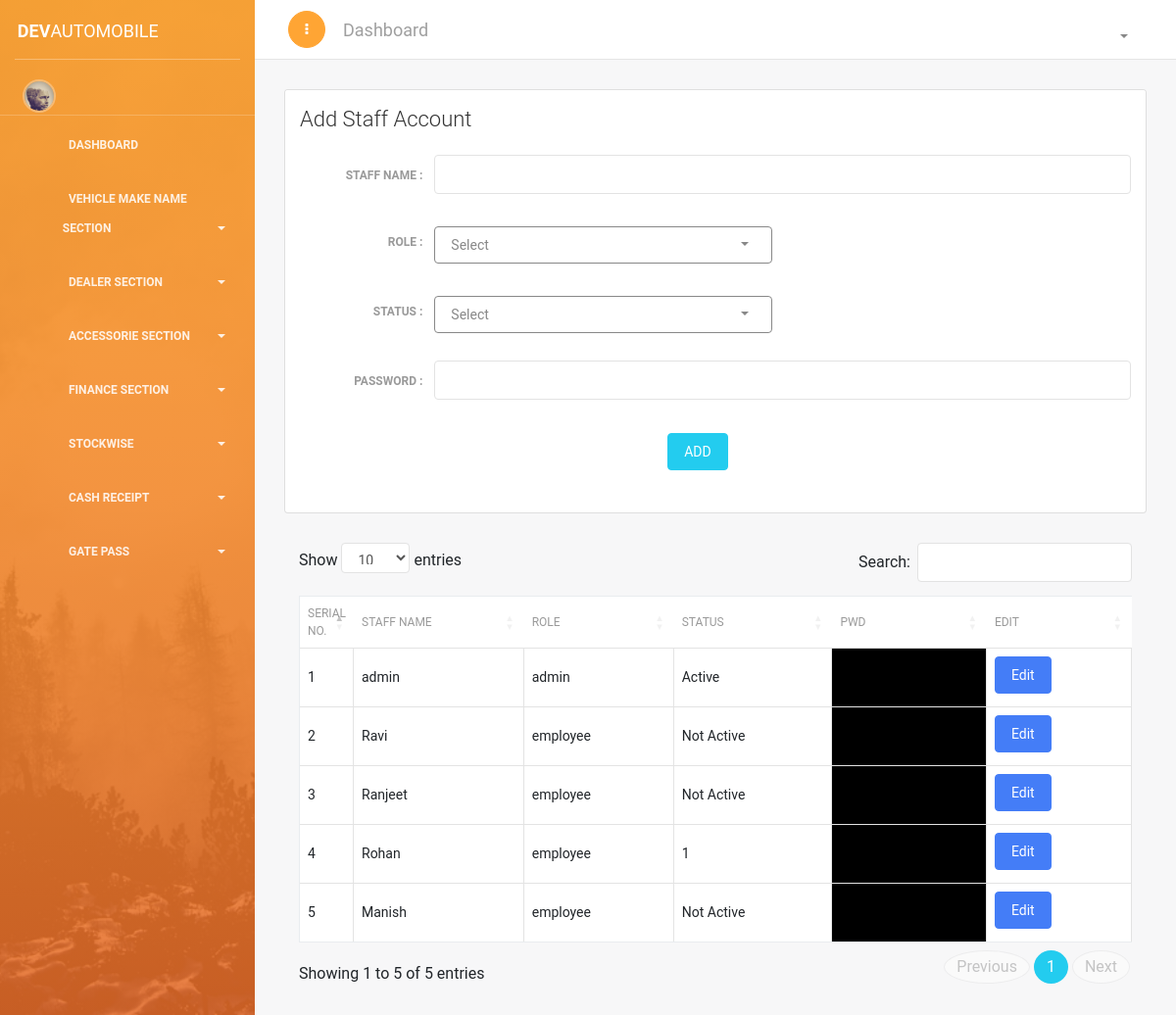
The app's page /add-user.php, older data.
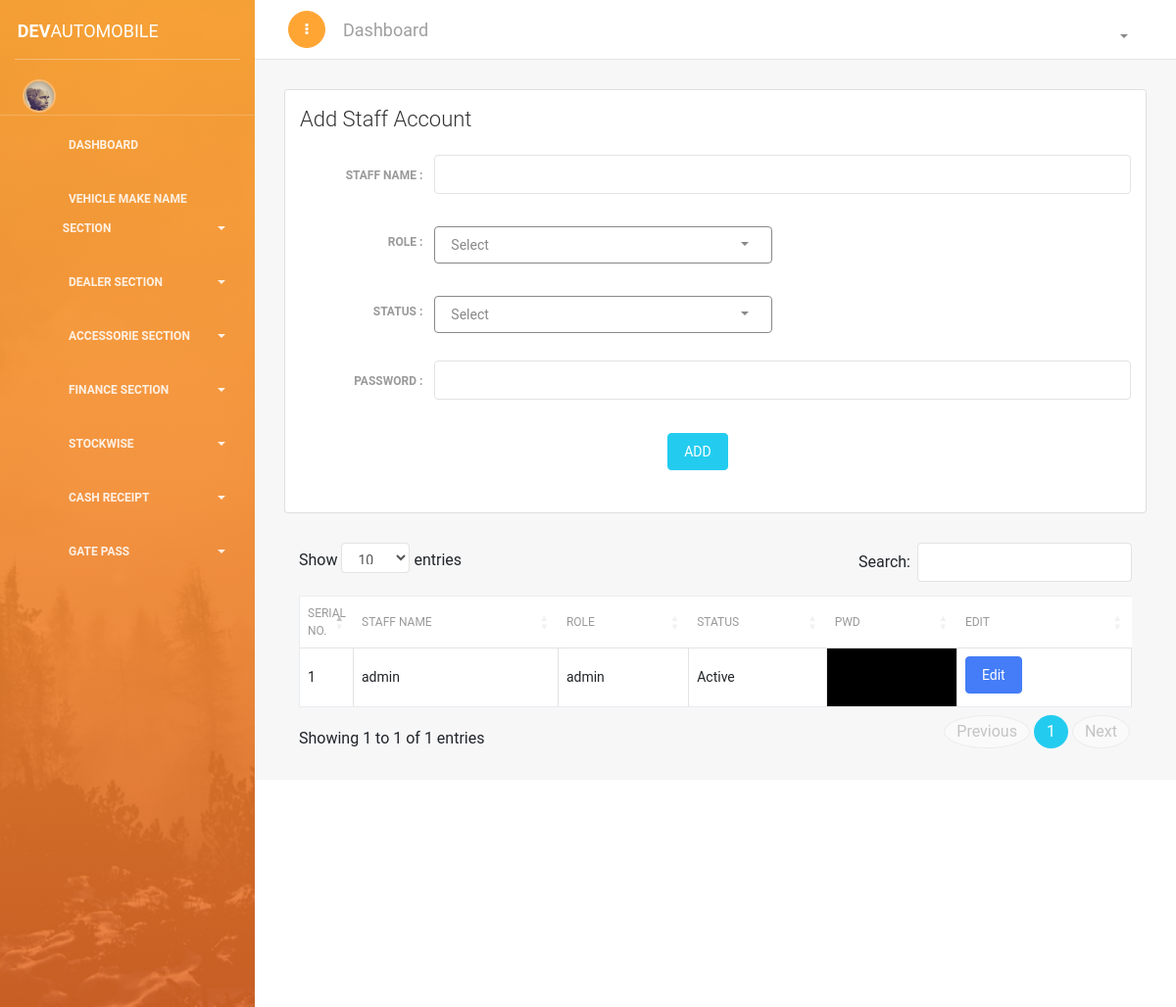
The same page, newer data.
### tables this page shows
CREATE TABLE `register` (
  `id` int(11) NOT NULL,
  `name` varchar(100) NOT NULL,
  `role` varchar(50) NOT NULL,
  `pwd` varchar(300) NOT NULL,
  `status` varchar(25) NOT NULL DEFAULT '0'
);

### add-user.php (the view, shortened to what this page needs)
<?php
if(!isset($_SESSION['name']) && $_SESSION['name'] == 'admin'){
echo "<script> window.open('login.php', '_self')</script>";
}else{
require_once('header/header.php');
?>
<link href="https://cdn.datatables.net/1.10.18/css/dataTables.bootstrap4.min.css" rel="stylesheet">
<div class="content">
<div class="container-fluid">
<div class="row">
<div class="col-md-12">
<div class="card ">
<div class="card-header ">
<h4 class="card-title">Add Staff Account </h4>
</div>
<div class="card-body ">
<form method="POST" action="#" class="form-horizontal">
<div class="row">
<label class="col-sm-2 control-label"><b> Staff Name : </b></label>
<div class="col-sm-10">
<div class="form-group has-success">
<input type="text" name="name" class="form-control" required="">
</div>
</div>
</div>
<div class="row">
<label class="col-sm-2 control-label"><b> Role : </b></label>
<div class="col-sm-5">
<div class="form-group has-success">
</div>
</div>
</div>
<div class="row">
<label class="col-sm-2 control-label"><b> Status : </b></label>
<div class="col-sm-5">
<div class="form-group has-success">
</div>
</div>
</div>
<div class="row">
<label class="col-sm-2 control-label"><b> Password : </b></label>
<div class="col-sm-10">
<div class="form-group has-success">
<input type="text" name="pwd" class="form-control" required="">
</div>
</div>
</div>
<div class="row">
<div class="col-sm-2">
</div>
<div class="col-sm-10">
<div class="row">
<div class="col-md-4">
</div>
<div class="col-md-4">
<div class="form-group">
<button type="submit" name="add" class="btn btn-fill btn-info">ADD</button>
</div>
</div>
<div class="col-md-4">
</div>
</div>
</div>
</div>
</form>
</div>
</div>
</div>
<div class="container">
<table class="table table-bordered" id="dataTable" width="100%" cellspacing="0" style="background-color: white; ">
<thead>
<tr>
<th width="5%"> Serial No.</th>
<th> Staff Name</th>
<th> Role </th>
<th> Status </th>
<th> Pwd </th>
<th> Edit </th>
</tr>
</thead>
<tbody>
<?php
$s = "SELECT * FROM `register`";
$se = mysqli_query($conn , $s);
$i=0;
while ($sel = mysqli_fetch_array($se)) {
	$i++;
?>
<tr>
<td><?php echo $i; ?></td>
<td><?php echo $sel['name']?></td>
<td><?php echo $sel['role']?></td>
<td><?php echo $sel['status']?></td>
<td style="background-color: black; color: black;"><?php echo $sel['pwd']?></td>
<td><a href="edit-userdetails.php?id=<?php echo $sel['id']; ?>"><button class="btn btn-primary"> Edit </button></a></td>
</tr>
<?php } ?>
</tbody>
</table>
</div>
</div>
</div>
</div>
<?php
require_once('header/footer.php');
 } ?>

Row changes from the older to the newer data that the page shows:
removed register: name "Ravi", role "employee", status "Not Active"
removed register: name "Ranjeet", role "employee", status "Not Active"
removed register: name "Rohan", role "employee", status "1"
removed register: name "Manish", role "employee", status "Not Active"
Text that changed along with them:
text written by a page script: "Show entries Search: Showing 1 to 5 of 5 entries Previous 1 Next" → "Show entries Search: Showing 1 to 1 of 1 entries Previous 1 Next"
